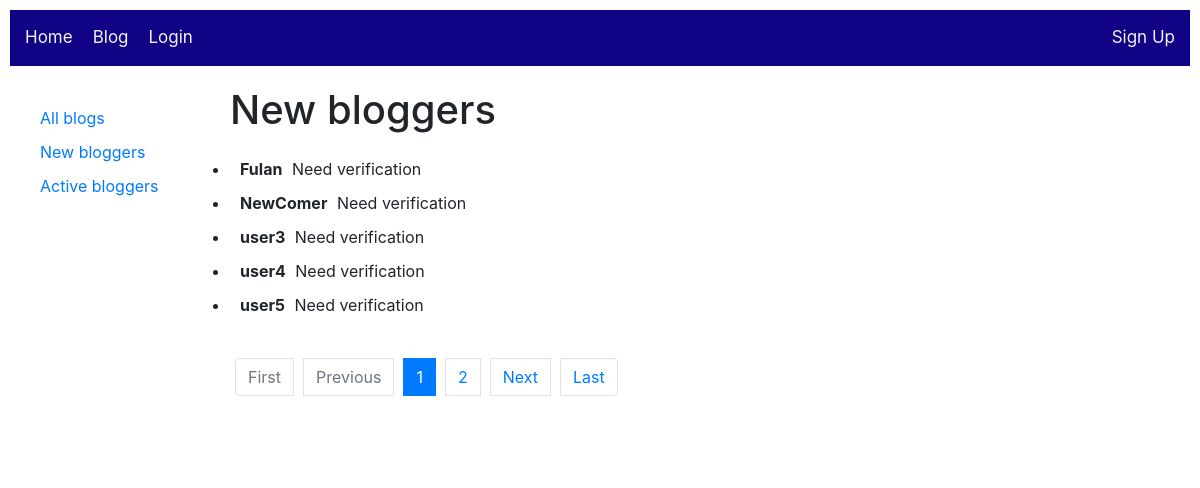
Screenshot of /accounts/new_comers/ with the database file from the repository.
### accounts/models.py (models this page shows, shortened)
class SmansaUser(AbstractUser):
    address = models.CharField(max_length=300, null=True, help_text='Enter address')
    mobile_number = models.CharField(max_length=20, null=True, help_text='Enter mobile phone number')
    bio = models.TextField(max_length=400, null=True, help_text="Enter your bio details here.")
    verified_by = models.IntegerField(default=0)#SmansaUser.id
    def __str__(self):
        return self.username
    class Meta:
        ordering = ['-verified_by', 'username']

### accounts/views.py (the view)
# urls.py: path('new_comers/', views.BloggerNewListView.as_view(), name='bloggers-new'),
class BloggerNewListView(generic.ListView):
    template_name = 'accounts/newBlogger_list.html'  # Specify your own template name/location
    model = SmansaUser
    paginate_by = 5
    def get_queryset(self):
        return SmansaUser.objects.filter(verified_by=0)

### accounts/templates/accounts/newBlogger_list.html (shortened to what this page needs)
{% extends "base_blog.html" %}
{% block sidebar %}
    <ul class="sidebar-nav">
        <li><a href="{% url 'blog:blogs' %}">All blogs</a></li>
        <li><a href="{% url 'accounts:bloggers-new' %}">New bloggers</a></li>
        <li><a href="{% url 'accounts:bloggers-active' %}">Active bloggers</a></li>
    </ul>
{% endblock %}
{% block content %}
  <h1>New bloggers</h1>
  {% include 'includes/smansaUserList.html' %}
{% endblock %}

### accounts/templates/includes/smansaUserList.html
{% if smansauser_list %}
<ul>
  {% for author in smansauser_list %}
    <li>
      <strong>{{author}}</strong>
      {% if author.verified_by == 0 %}
        {% if user.is_superuser %}
          <a href="{% url 'accounts:smnasa_user-verify' author.pk %}"> - Verify</a>
        {% else %}
          Need verification
        {% endif %}
      {% else %}
        <a href="{% url 'blog:blogs-by-author' author.pk %}"> - Blog</a>
      {% endif %}
    </li>
  {% endfor %}
</ul>
{% include 'includes/pagination.html' %}
{% else %}
  <p>There are no bloggers in the list yet.</p>
{% endif %}

### static/css/styles.css (style rules this page uses)
* { padding: 5px; }
.sidebar-nav { margin-top: 20px; padding: 0; list-style: none; }
* { box-sizing: border-box; }

### static/css/base.css (style rules this page uses)
html { position: relative; min-height: 100%; font-size: 14px; }
@media (min-width: 768px) { html { font-size: 16px; } }
body { margin-bottom: 60px; }

### rows the page displays
SmansaUser: username "Fulan", verified_by "Need verification"
SmansaUser: username "NewComer", verified_by "Need verification"
SmansaUser: username "user3", verified_by "Need verification"
SmansaUser: username "user4", verified_by "Need verification"
SmansaUser: username "user5", verified_by "Need verification"

### other values shown
{{ page_num }} "1"
{{ page_num }} "2"
